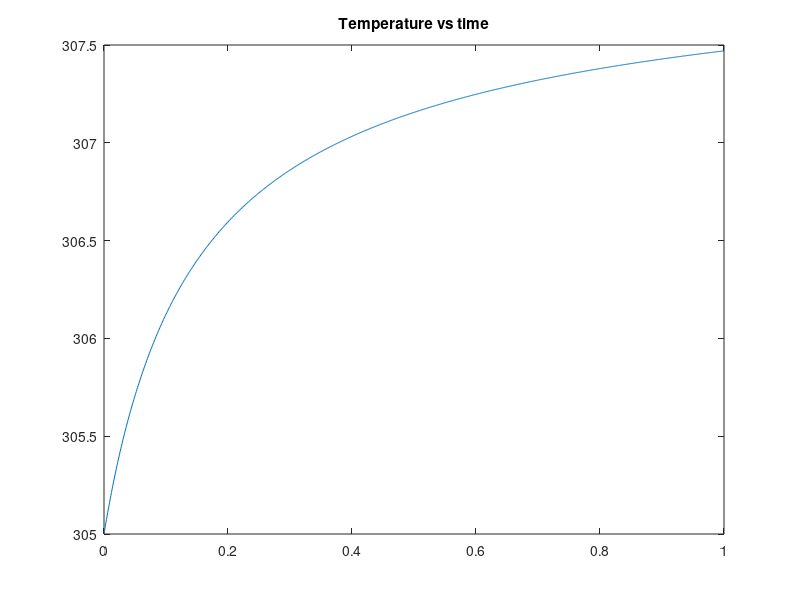
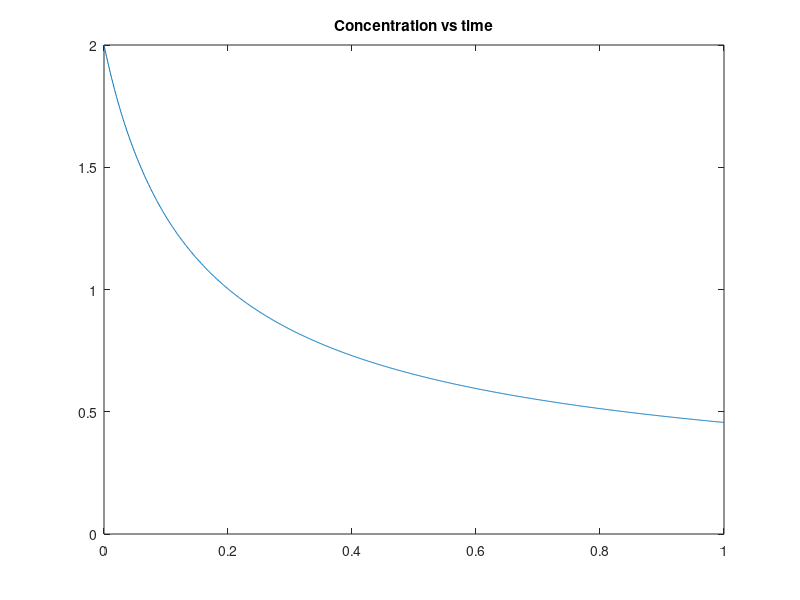
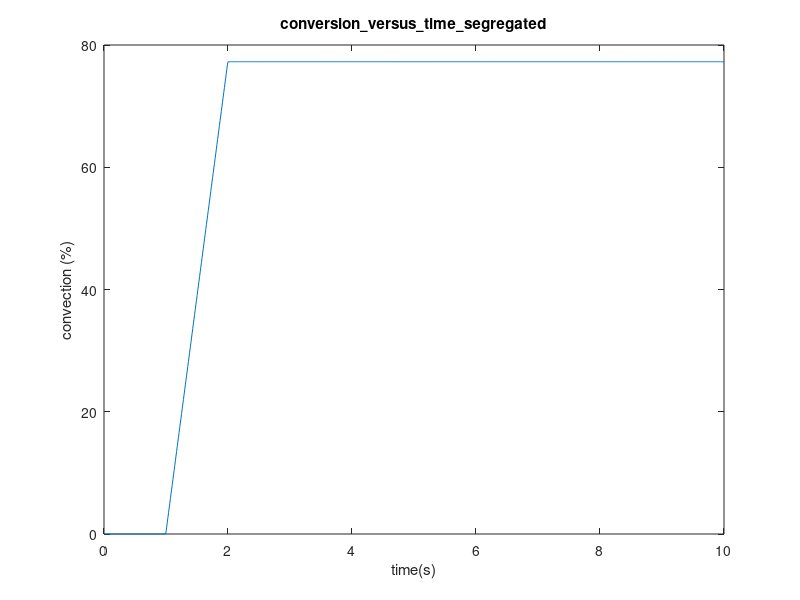

These charts were generated, in order, by the following MATLAB code:
function combine_T_C
iteration=1000;
t=linspace(0,10 ,iteration); %generate time vector
E=[]; %initialize
X=[]; %initialize
ca0=2;
k=0.3;
for i=1:1:iteration  %get E(t)
    if t(i)<1
        E(i)=0;
    elseif t(i)>=1 && t(i)<=2
            E(i)=1;
        else 
            E(i)=0;
    end
end
for i=1:1:iteration  %calcuate every X(i)
    if E(i)==0
      ca(i)=ca0;
    else
        Y=get_ca;
        ca(i)=Y(end);%ca0*exp(-k*E(i)); 
    end
end
total_X_store=[0]
X=(ca0-ca)/ca0;
figure;
tspan=linspace(0,1,1000);
plot(tspan,Y(:,1));
title('Temperature vs time')
figure;
plot(tspan,Y(:,2));
title('Concentration vs time')
for i=2:1:iteration   %integrate to get X(t)
total_X=trapz(t(1:i),X(1:i));
total_X_store=[total_X_store total_X];
end
figure
plot(t,total_X_store*100)
title('conversion\_versus\_time\_segregated')
xlabel('time(s)')
ylabel('convection (%)')
end
function Y= get_ca
tspan=linspace(0,1,1000);
x0=[305;2];
[tsol,Y] = ode45(@ode_sys,tspan,x0);
end
function dydt=ode_sys(t,x)
T=x(1);
ca=x(2);
k=0.5*exp(20000*(1/300-1/T));
dTdt=40000/25000*k*ca^3;
dcadt=-k*ca^3;
dydt=[dTdt;dcadt];
end
